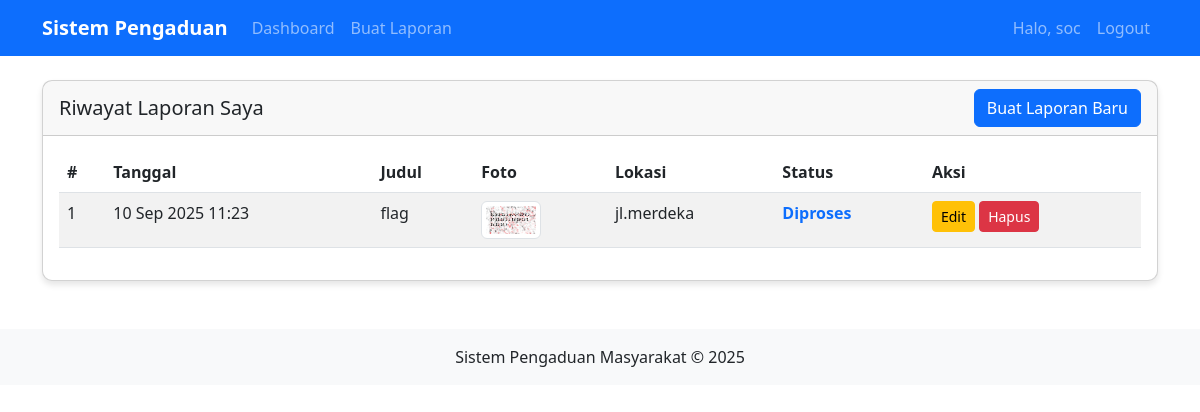
The page /user/dashboard.php (signed in) on the database its author committed.
### tables this page shows
CREATE TABLE `laporan` (
  `id` int(11) NOT NULL,
  `user_id` int(11) NOT NULL,
  `judul` varchar(255) NOT NULL,
  `isi` text NOT NULL,
  `lokasi` varchar(255) DEFAULT NULL,
  `foto` varchar(255) DEFAULT NULL,
  `tanggal` datetime DEFAULT current_timestamp(),
  `status` enum('menunggu','diproses','selesai') DEFAULT 'menunggu'
);

### user/dashboard.php (the view, shortened to what this page needs)
<?php
include '../template/header.php';
include '../config/koneksi.php';
$user_id = $_REQUEST['user_id'] ?? $_SESSION['user_id'];
$query = "SELECT * FROM laporan WHERE user_id = $user_id ORDER BY tanggal DESC";
$result = mysqli_query($koneksi, $query);
?>
<div class="row">
    <div class="col-12">
        <div class="card">
            <div class="card-header d-flex justify-content-between align-items-center">
                <h5 class="mb-0">Riwayat Laporan Saya</h5>
                <a href="buat_laporan.php" class="btn btn-primary">Buat Laporan Baru</a>
            </div>
            <div class="card-body">
                <?php if (mysqli_num_rows($result) > 0): ?>
                    <div class="table-responsive">
                        <table class="table table-striped">
                            <thead>
                                <tr>
                                    <th>#</th>
                                    <th>Tanggal</th>
                                    <th>Judul</th>
                                    <th>Foto</th>
                                    <th>Lokasi</th>
                                    <th>Status</th>
                                    <th>Aksi</th>
                                </tr>
                            </thead>
                            <tbody>
                                <?php $no = 1; while ($row = mysqli_fetch_assoc($result)): ?>
                                    <tr>
                                        <td><?php echo $no++; ?></td>
                                        <td><?php echo date('d M Y H:i', strtotime($row['tanggal'])); ?></td>
                                        <td><?php echo $row['judul']; ?></td>
                                        <td>
                                            <?php if (!empty($row['foto'])): ?>
                                                <img src="../uploads/<?php echo $row['foto']; ?>" class="img-thumbnail" style="max-width: 60px; max-height: 60px;" alt="Foto Laporan">
                                            <?php else: ?>
                                                <span class="text-muted">Tidak ada</span>
                                            <?php endif; ?>
                                        </td>
                                        <td><?php echo $row['lokasi'] ?? '-'; ?></td>
                                        <td>
                                            <?php
                                            $status_class = '';
                                            if ($row['status'] == 'diproses') $status_class = 'status-diproses';
                                            ?>
                                            <span class="<?php echo $status_class; ?> fw-bold">
                                                <?php echo ucfirst($row['status']); ?>
                                            </span>
                                        </td>
                                        <td>
                                            <a href="edit_laporan.php?id=<?php echo $row['id']; ?>" class="btn btn-sm btn-warning">Edit</a>
                                            <a href="hapus_laporan.php?id=<?php echo $row['id']; ?>" class="btn btn-sm btn-danger" onclick="return confirm('Yakin ingin menghapus laporan ini?')">Hapus</a>
                                        </td>
                                    </tr>
                                <?php endwhile; ?>
                            </tbody>
                        </table>
                    </div>
                <?php else: ?>
                    <div class="alert alert-info">
                        Anda belum membuat laporan. <a href="buat_laporan.php">Buat laporan pertama Anda</a>.
                    </div>
                <?php endif; ?>
                </div>
            </div>
        </div>
    </div>
</div>
<?php include '../template/footer.php'; ?>

### template/header.php (style rules this page uses)
.card { border-radius: 10px; box-shadow: 0 4px 6px rgba(0, 0, 0, 0.1); }
.status-diproses { color: #0d6efd; }

### rows shown on the page
laporan: tanggal "10 Sep 2025 11:23", judul "flag", foto (picture), lokasi "jl.merdeka", status "Diproses"

### other values the page prints
$_SESSION['nama'] "soc"
